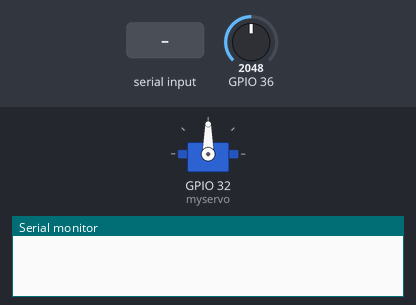
This sketch was run on a simulated ESP32. Parts: servo, the last lines printed to the serial monitor. The test bench sets the inputs (shaded band); at power-on: GPIO 36 = 2048. Nothing arrives over Bluetooth unless stated.

Above: at 1.2 s.
1.3 s: "A" received over the second serial link
At 2.5 s:
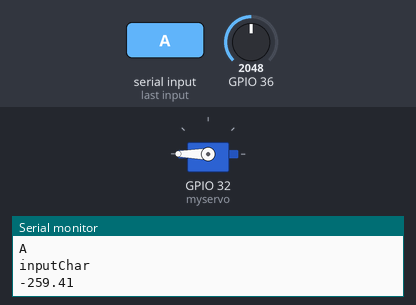
2.8 s: "M" received over the second serial link
At 3.5 s:
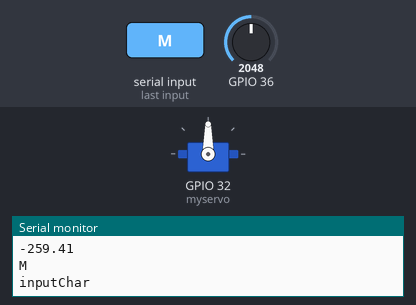
Timing chart, 0 to 5.8 s (numbered marks = the images above; inputs shaded):
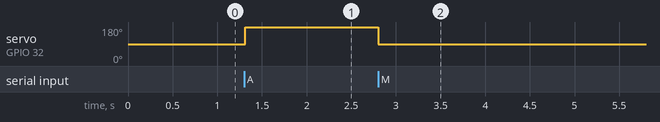

Measured:
- after the input at 1.3 s, servo on GPIO 32 (myservo): 90° → 180° at once
- after the input at 2.8 s, servo on GPIO 32 (myservo): 180° → 90° at once

The sketch:

BT_ESP32.ino
```cpp
#include <BluetoothSerial.h>
#include <ESP32Servo.h>

BluetoothSerial SerialBT;
Servo myservo;
long start_time;

const int resistorValue = 10;

void setup() {
  Serial.begin(115200);
  SerialBT.begin("ESP32_BT_Server");  // Set a name for Bluetooth server
  myservo.attach(32); // Adjust the pin to match your hardware setup
 start_time = millis();

}

void loop() {

if (millis() - start_time > 2000)
{
  int sensorValue = analogRead(A0);
  double voltage = sensorValue * (5.0 / 1023.0);  // Convert to voltage
  // Use the Steinhart-Hart equation to convert voltage to temperature
  double temperature = (1.0 / ((log(voltage / 5.0) / resistorValue) + (1.0 / 298.15))) - 273.15;
  SerialBT.print("Temperature: ");
  SerialBT.print(temperature);
  SerialBT.print(" °C\n");
  start_time = millis();
  Serial.println(temperature);
}


  if (SerialBT.available()) {
    char inputChar = SerialBT.read();
    Serial.println(inputChar);

    if (inputChar == 'M') {
      // When "M" command is received, set the flag to move the servo
      myservo.write(90);
      Serial.println("inputChar");
      }if (inputChar == 'A') {
      // When "M" command is received, set the flag to move the servo
      myservo.write(180);
      Serial.println("inputChar");
      }

  // Add a small delay to avoid excessive looping
  }
  delay(20);

}
```
